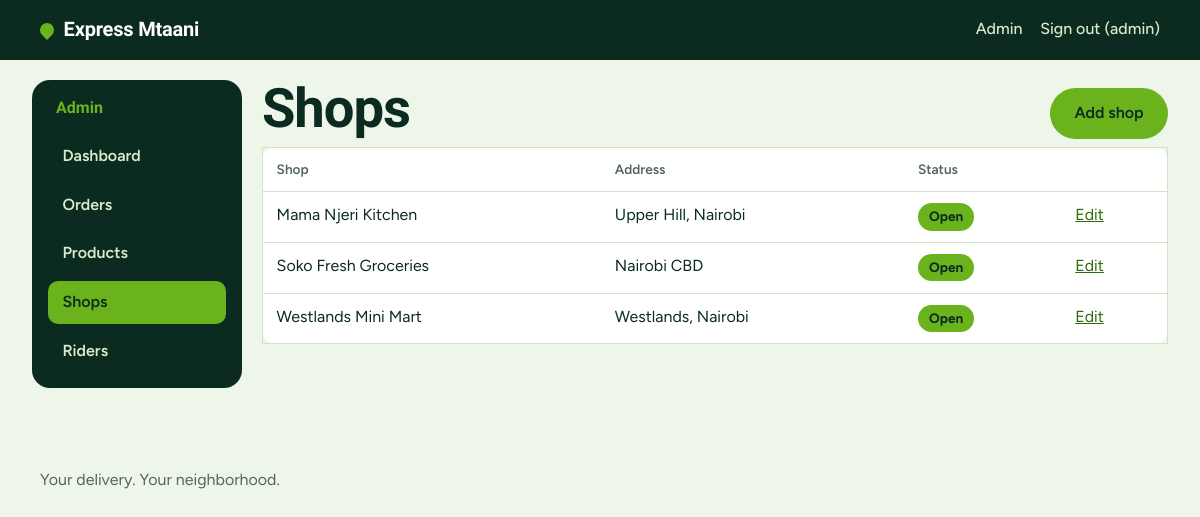
Page /admin/shops (signed in) on the committed database.
### app/models.py (models this page shows, shortened)
class User(UserMixin, db.Model):
    __tablename__ = "users"
    id = db.Column(db.Integer, primary_key=True)
    name = db.Column(db.String(80), nullable=False)
    email = db.Column(db.String(120), unique=True, nullable=False, index=True)
    phone = db.Column(db.String(20), nullable=False)
    password_hash = db.Column(db.String(255), nullable=False)
    role = db.Column(db.String(20), nullable=False, default="customer", index=True)
    active = db.Column(db.Boolean, nullable=False, default=True)
    approved = db.Column(db.Boolean, nullable=False, default=True)  # riders start unapproved
    created_at = db.Column(db.DateTime, nullable=False, default=utcnow)
    online = db.Column(db.Boolean, nullable=False, default=False)
    last_lat = db.Column(db.Float)
    last_lng = db.Column(db.Float)
    last_seen_at = db.Column(db.DateTime)
    @property
    def is_active(self):  # Flask-Login
        return bool(self.active)
    @property
    def first_name(self):
        return (self.name or "").split(" ")[0]

class Shop(db.Model):
    __tablename__ = "shops"
    id = db.Column(db.Integer, primary_key=True)
    name = db.Column(db.String(120), nullable=False)
    description = db.Column(db.String(255), nullable=False, default="")
    address = db.Column(db.String(255), nullable=False, default="")
    lat = db.Column(db.Float, nullable=False)
    lng = db.Column(db.Float, nullable=False)
    is_active = db.Column(db.Boolean, nullable=False, default=True)
    created_at = db.Column(db.DateTime, nullable=False, default=utcnow)
    products = db.relationship("Product", back_populates="shop", lazy="dynamic")

### app/admin.py (the view)
@bp.get("/shops")
def shops():
    return render_template("admin/shops.html", shops=Shop.query.order_by(Shop.name).all())

### app/admin.py (called while the page is built)
@bp.before_request
def admin_only():
    if not current_user.is_authenticated:
        return redirect(url_for("auth.login", next=request.path))
    if current_user.role != "admin":
        abort(403)

### app/models.py (called while the page is built)
@login_manager.user_loader
def load_user(user_id):
    try:
        user = db.session.get(User, int(user_id))
    except (TypeError, ValueError):
        return None
    if user and user.active and (user.role != "rider" or user.approved):
        return user
    return None

### app/storefront.py (called while the page is built)
def _cart():
    cart = session.get("cart")
    if not isinstance(cart, dict) or not isinstance(cart.get("items"), dict) or "shop_id" not in cart:
        return {"shop_id": None, "items": {}}
    return cart

@bp.app_context_processor
def inject_cart_count():
    items = _cart()["items"]
    return {"cart_count": sum(v for v in items.values() if isinstance(v, int))}

### app/templates/admin/shops.html (shortened to what this page needs)
{% extends "admin/base.html" %}
{% block admin %}
<div class="row"><h1>Shops</h1><a class="btn btn--primary" href="{{ url_for('admin.shop_new') }}">Add shop</a></div>
{% if shops %}
<div class="table-wrap"><table class="table">
  <thead><tr><th>Shop</th><th>Address</th><th>Status</th><th></th></tr></thead>
  <tbody>
  {% for s in shops %}
    <tr>
      <td data-label="Shop">{{ s.name }}</td>
      <td data-label="Address">{{ s.address }}</td>
      <td data-label="Status"><span class="badge {{ 'badge--on_the_way' if s.is_active else 'badge--cancelled' }}">{{ 'Open' if s.is_active else 'Closed' }}</span></td>
      <td><a href="{{ url_for('admin.shop_edit', shop_id=s.id) }}">Edit</a></td>
    </tr>
  {% endfor %}
  </tbody>
</table></div>
{% else %}<p class="empty">No shops yet.</p>{% endif %}
{% endblock %}

### app/templates/base.html (shortened to what this page needs)
<!doctype html>
<html lang="en">
<head>
  <link rel="stylesheet" href="{{ url_for('static', filename='css/style.css') }}">
</head>
<body>
  <header class="site-header">
    <a class="brand" href="{{ url_for('shop.home') }}">
      <span class="brand__mark" aria-hidden="true"></span>Express Mtaani
    </a>
    <nav class="site-nav" aria-label="Main">
      {% if current_user.is_authenticated %}
        {% if current_user.role == 'admin' %}
          <a href="{{ url_for('admin.dashboard') }}">Admin</a>
        {% elif current_user.role == 'rider' %}
          <a href="{{ url_for('rider.dashboard') }}">Deliveries</a>
        {% else %}
          <a href="{{ url_for('shop.my_orders') }}">My orders</a>
        {% endif %}
        <form method="post" action="{{ url_for('auth.logout') }}" class="inline-form">
          <button type="submit" class="link-button">Sign out ({{ current_user.first_name }})</button>
        </form>
      {% else %}
        <a href="{{ url_for('shop.cart') }}">Cart{% if cart_count %} ({{ cart_count }}){% endif %}</a>
        <a href="{{ url_for('auth.login') }}">Sign in</a>
        <a href="{{ url_for('auth.register') }}">Sign up</a>
        <a href="{{ url_for('auth.rider_register') }}">Ride with us</a>
      {% endif %}
    </nav>
  </header>
  <main id="main">
    {% block content %}{% endblock %}
  </main>
  <footer class="site-footer">
    <p>Your delivery. Your neighborhood.</p>
  </footer>
</body>
</html>

### app/static/css/style.css (style rules this page uses)
:root { --green-900: #0b2b21; --green-700: #1b5a2a; --lime: #6ab31c; --lime-soft: #e3f1d0; --lime-text: #2f6b0a; --mint: #eef5e9; --surface: #ffffff; --line: #d3e1c8; --muted: #53665c; --danger: #b3261e; --danger-soft: #fbe9e7; --radius: 14px; --font-display: "Bricolage Grotesque", "Segoe UI", system-ui, sans-serif; --font-body: "Figtree", "Segoe UI", system-ui, sans-serif; }
*, *::before, *::after { box-sizing: border-box; }
html { -webkit-text-size-adjust: 100%; }
body { margin: 0; font-family: var(--font-body); font-size: 1rem; line-height: 1.55; color: var(--green-900); background: var(--mint); }
a { color: var(--lime-text); }
h1, h2 { font-family: var(--font-display); font-weight: 800; line-height: 1.08; letter-spacing: -0.02em; margin: 0 0 .5rem; }
h1 { font-size: clamp(2rem, 6vw, 3.4rem); }
p { margin: 0 0 1rem; }
.site-header { display: flex; align-items: center; justify-content: space-between; gap: 1rem; padding: .9rem clamp(1rem, 4vw, 2.5rem); background: var(--green-900); color: #fff; }
.brand { display: inline-flex; align-items: center; gap: .6rem; color: #fff; text-decoration: none; font-family: var(--font-display); font-weight: 800; font-size: 1.25rem; letter-spacing: -0.01em; }
.brand__mark { width: 14px; height: 14px; border-radius: 50% 50% 50% 0; transform: rotate(-45deg); background: var(--lime); }
.site-nav { display: flex; gap: 1.1rem; flex-wrap: wrap; }
.site-nav a { color: #d9ebc9; text-decoration: none; font-weight: 500; }
.site-footer { padding: 2rem clamp(1rem, 4vw, 2.5rem); color: var(--muted); }
.row { display: flex; align-items: center; justify-content: space-between; gap: 1rem; flex-wrap: wrap; }
.btn { display: inline-flex; align-items: center; justify-content: center; gap: .4rem; min-height: 48px; padding: .7rem 1.4rem; border-radius: 999px; border: 2px solid transparent; font: inherit; font-weight: 600; text-decoration: none; cursor: pointer; }
.btn--primary { background: var(--lime); color: var(--green-900); }
.badge { display: inline-block; justify-self: start; padding: .2rem .7rem; border-radius: 999px; font-size: .85rem; font-weight: 700; background: var(--lime-soft); color: var(--green-900); }
.badge--on_the_way { background: var(--lime); }
.inline-form { display: inline; margin: 0; }
.link-button { background: none; border: 0; padding: 0; font: inherit; font-weight: 500; color: inherit; text-decoration: underline; cursor: pointer; }
.site-nav .link-button { color: #d9ebc9; text-decoration: none; }
.table-wrap { overflow-x: auto; }
.table { width: 100%; border-collapse: collapse; background: var(--surface); border: 1px solid var(--line); border-radius: var(--radius); }
.table th, .table td { text-align: left; padding: .7rem .85rem; border-bottom: 1px solid var(--line); vertical-align: top; }
.table th { font-size: .85rem; color: var(--muted); font-weight: 600; }

### rows in the picture
User: first_name "admin"
Shop: name "Mama Njeri Kitchen", address "Upper Hill, Nairobi", is_active "Open"
Shop: name "Soko Fresh Groceries", address "Nairobi CBD", is_active "Open"
Shop: name "Westlands Mini Mart", address "Westlands, Nairobi", is_active "Open"
